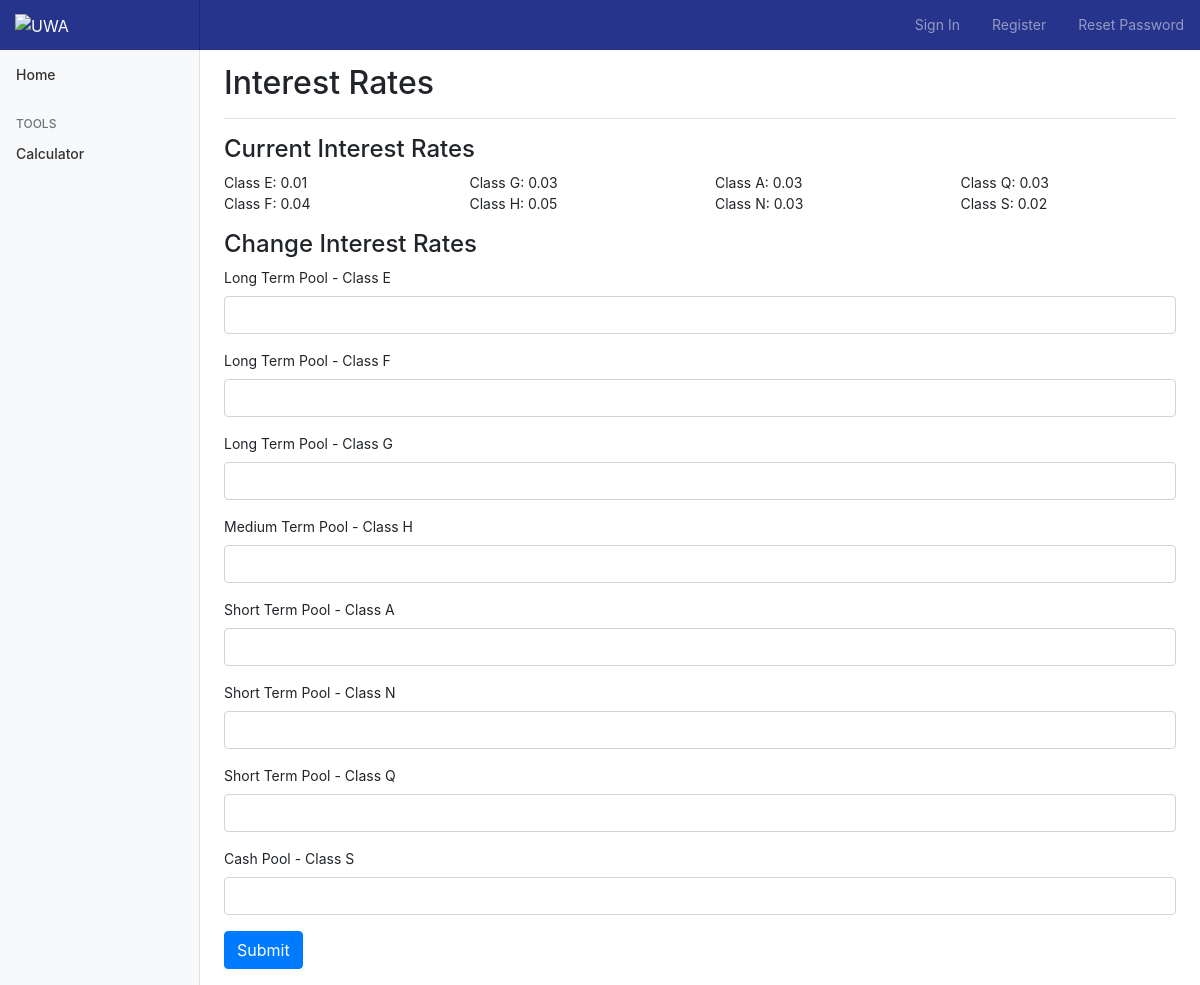
/admin, run on an earlier commit of the app's database.
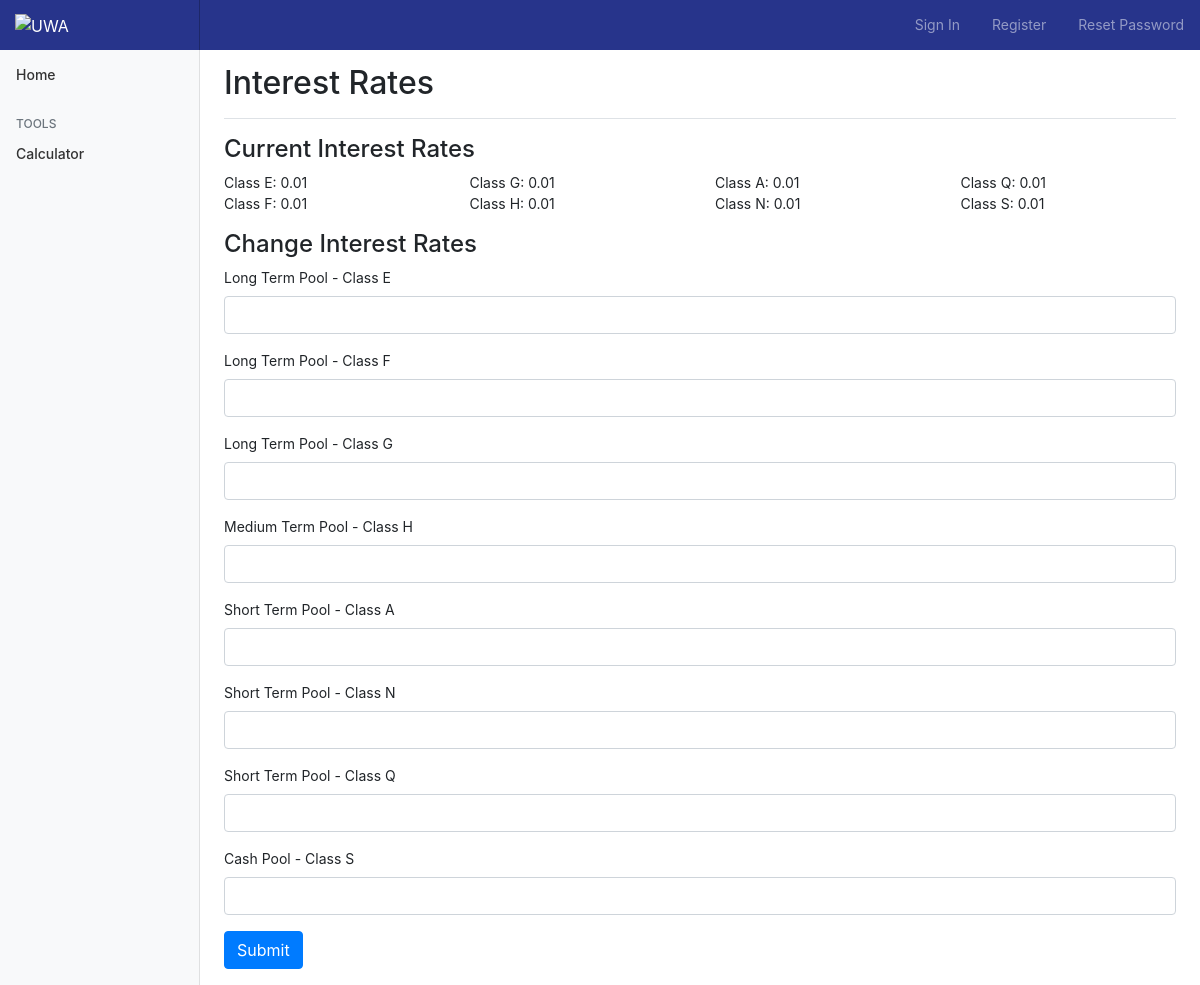
And on a later commit of the database.
### app/models.py (models this page shows, shortened)
class InterestRates(db.Model):
    id = db.Column(db.Integer, primary_key=True)
    ClassE = db.Column(db.Float)
    ClassF = db.Column(db.Float)
    ClassG = db.Column(db.Float)
    ClassH = db.Column(db.Float)
    ClassA = db.Column(db.Float)
    ClassN = db.Column(db.Float)
    ClassQ = db.Column(db.Float)
    ClassS = db.Column(db.Float)

### app/routes.py (the view, shortened to what this page needs)
@app.route('/admin', methods=['GET', 'POST'])
def admin():
    form = InterestRatesForm()
    Interest = InterestRates.query.first()
    return render_template('admin.html', title='Admin', form=form, Interest=Interest)

### app/forms.py
class InterestRatesForm(FlaskForm):
    ClassE = StringField('Long Term Pool - Class E')
    ClassF = StringField('Long Term Pool - Class F')
    ClassG = StringField('Long Term Pool - Class G')
    ClassH = StringField('Medium Term Pool - Class H')
    ClassA = StringField('Short Term Pool - Class A')
    ClassN = StringField('Short Term Pool - Class N')
    ClassQ = StringField('Short Term Pool - Class Q')
    ClassS = StringField('Cash Pool - Class S')
    submit = SubmitField('Submit')

### app/templates/admin.html
{% extends "base.html" %}
{% import 'bootstrap/wtf.html' as wtf %}
{% block content %}
<main role="main" class="col-md-9 ml-sm-auto col-lg-10 px-4">
    <div class="d-flex justify-content-between flex-wrap flex-md-nowrap align-items-center pt-3 pb-2 mb-3 border-bottom">
        <h1 class="h2">Interest Rates</h1>
    </div>
		<h4>Current Interest Rates</h4>
        <div class="row mb-3">
          <div class="col">Class E: {{ Interest.ClassE }} <br> Class F: {{ Interest.ClassF }}  </div>
          <div class="col">Class G: {{ Interest.ClassG }}<br>  Class H: {{ Interest.ClassH }} </div>
          <div class="col">Class A: {{ Interest.ClassA }} <br> Class N: {{ Interest.ClassN }} </div>
          <div class="col">Class Q: {{ Interest.ClassQ }} <br> Class S: {{ Interest.ClassS }} </div>
        </div>
			<h4>Change Interest Rates</h4>
            <form class="form form-horizontal mb-3" method="post" role="form">
               {{ wtf.quick_form(form, action=".", method="post", extra_classes=None, role="form", form_type="basic", horizontal_columns=('lg', 2, 10), enctype=None, button_map={'submit':'primary'}, id="")}}
                </form>
</main>
{% endblock %}

What changed in the data, as far as the page shows it:
changed InterestRates: ClassF "0.04" → "0.01"; ClassG "0.03" → "0.01"; ClassH "0.05" → "0.01"; ClassA "0.03" → "0.01"; ClassN "0.03" → "0.01"; ClassQ "0.03" → "0.01"; ClassS "0.02" → "0.01"
